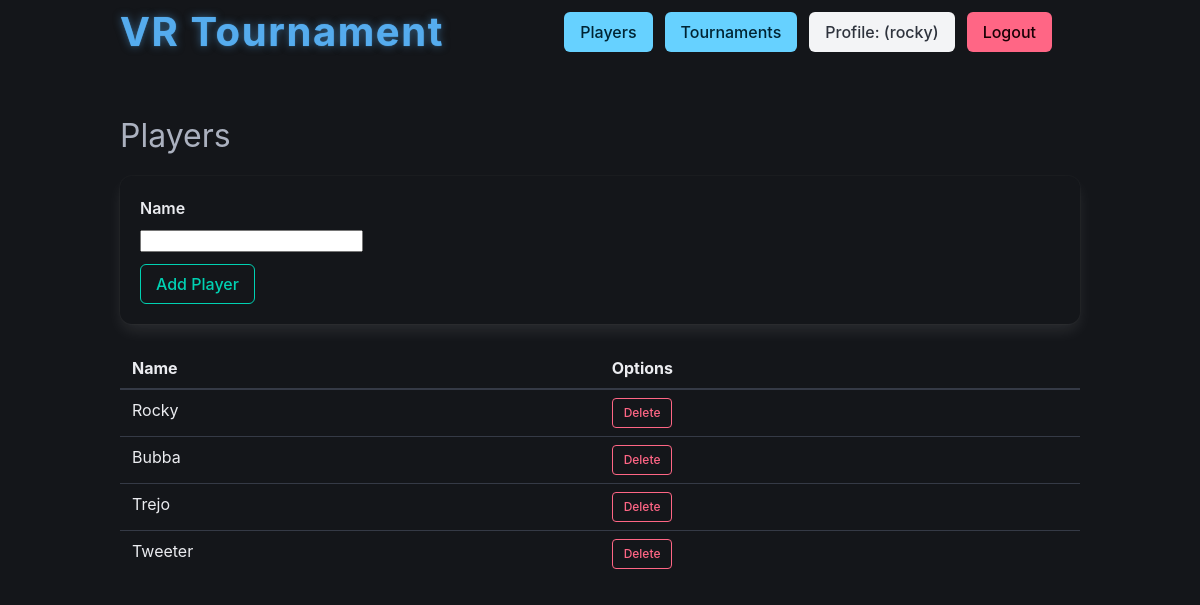
/players/ (signed in), run on the app's committed database.
### vr_tournaments/models.py (models this page shows, shortened)
class Player(models.Model):
    name = models.CharField(max_length=255, unique=True)
    tournaments = models.ManyToManyField(Tournament, related_name="players")

### vr_tournaments/views.py (the view, shortened to what this page needs)
# urls.py: path("players/", views.players, name="players"),
@login_required
@user_passes_test(is_superuser)
def players(request):
    current_players = Player.objects.all()
    form = PlayerForm()
    return render(request, "players.html", {"players": current_players, "form": form})

### vr_tournaments/forms.py (shortened to what this page needs)
class PlayerForm(forms.ModelForm):
    class Meta:
        model = Player
        fields = ("name",)

### vr_tournaments/views.py (called while the page is built)
def is_superuser(user):
    return user.is_superuser

### vr_tournaments/templates/players.html (shortened to what this page needs)
{% extends "base.html" %}
{% block content %}
    <h1 class="is-size-3 mb-4">Players</h1>
    <form method="post" class="box">
        <div class="field">
            <label class="label">Name</label>
            <div class="control">{{ form.name }}</div>
        </div>
        <button class="button is-primary is-outlined is-dark" type="submit">Add Player</button>
    </form>
    <table class="table is-fullwidth">
        <thead>
            <tr>
                <th>Name</th>
                <th>Options</th>
            </tr>
        </thead>
        <tbody>
            {% for player in players %}
                <tr>
                    <td>{{ player.name }}</td>
                    <td>
                        <form action="{% url 'delete_player' pk=player.id %}" method="post">
                            <button class="button is-danger is-outlined is-dark is-small" type="submit">Delete</button>
                        </form>
                    </td>
                </tr>
            {% endfor %}
        </tbody>
    </table>
{% endblock content %}

### vr_tournaments/templates/base.html (shortened to what this page needs)
<!DOCTYPE html>
<html lang="en" data-theme="dark">
    <head>
        <link rel="stylesheet"
              href="https://cdn.jsdelivr.net/npm/bulma@1.0.2/css/bulma.min.css" />
        {% load static %}
    </head>
    <body>
        <div class="container">
            <nav class="navbar is-transparent"
                 role="navigation"
                 aria-label="main navigation">
                <div class="navbar-brand">
                    <a class="navbar-item" href="{% url 'index' %}">
                        <h1 class="vr-title is-size-2 is-family-sans-serif">VR Tournament</h1>
                    </a>
                </div>
                <div class="navbar-menu  mx-4" id="navMenu">
                    <div class="navbar-end">
                        <div class="navbar-item">
                            <div class="buttons">
                                {% if user.is_authenticated %}
                                    {% if user.is_superuser %}
                                        <a class="button is-info" href="{% url 'players' %}">Players</a>
                                    {% endif %}
                                    <a class="button is-info" href="{% url 'tournaments' %}">Tournaments</a>
                                    <a class="button is-light" href="{% url 'profile' %}">Profile: ({{ user.username }})</a>
                                    <form method="post" action="{% url 'logout' %}" style="display: inline;">
                                        <button type="submit" class="button is-danger">Logout</button>
                                    </form>
                                {% else %}
                                    <a class="button is-success" href="{% url 'login' %}">Login</a>
                                {% endif %}
                            </div>
                        </div>
                    </div>
                </div>
            </nav>
        </div>
        <section class="section">
            <div class="container">
                {% block content %}
                {% endblock content %}
            </div>
        </section>
    </body>
</html>

### vr_tournaments/templates/base.html (style rules this page uses)
.navbar-brand .navbar-item .vr-title { font-weight: 700; color: #55acee; text-shadow: 0 0 1px rgba(85, 172, 238, 0.7), 0 0 8px rgba(85, 172, 238, 0.5); letter-spacing: 0.04em; transition: color 0.3s ease-in-out, text-shadow 0.3s ease-in-out; line-height: 1.2; }
.navbar-brand>a.navbar-item { text-decoration: none; }

### data on the page
Player: name "Rocky"
Player: name "Bubba"
Player: name "Trejo"
Player: name "Tweeter"

### other printed values
{{ user.username }} "rocky"
